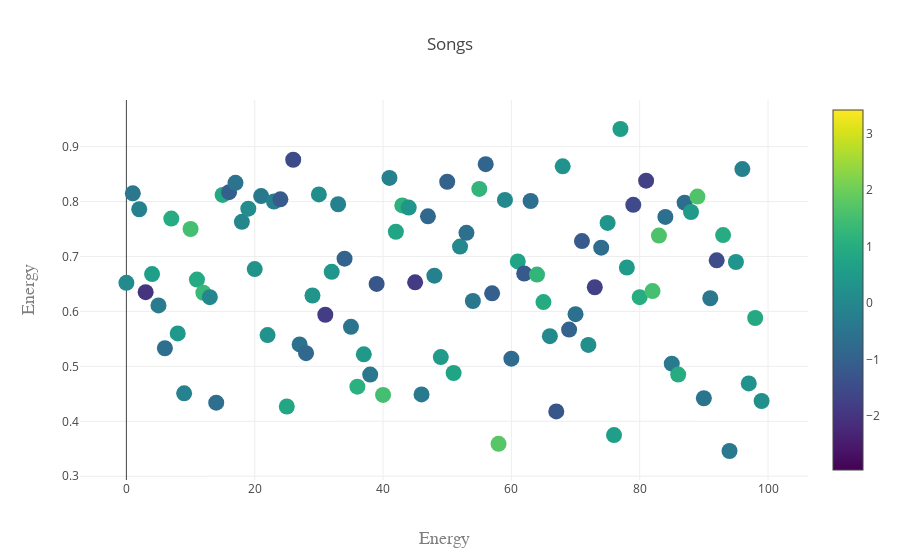

Source (notebook cell):
### Code cell
trace1 = go.Scatter(
    y = df_transform.energy,
    mode='markers',
    marker=dict(
        size=16,
        color = np.random.randn(500), #set color equal to a variable
        colorscale='Viridis',
        showscale=True
    )
)
data = [trace1]
layout = go.Layout(
    title='Songs',
    xaxis=dict(
        title='Energy',
        titlefont=dict(
            family='Courier New, monospace',
            size=18,
            color='#7f7f7f'
        )
    ),
    yaxis=dict(
        title='Energy',
        titlefont=dict(
            family='Courier New, monospace',
            size=18,
            color='#7f7f7f'
        )
    )
)
fig = go.Figure(data=data, layout=layout)


iplot(fig, filename='scatter-plot-with-colorscale')

### Figure 1 — Plotly figure (JSON) as saved in the notebook; plotly's stock layout.template omitted (floating-point values rounded to 4 significant figures; data arrays with more than 128 entries replaced by an {"elided": "..."} marker saying what was removed)
{"data": [{"marker": {"color": {"elided": "500 float values"}, "colorscale": "Viridis", "showscale": true, "size": 16}, "mode": "markers", "type": "scatter", "uid": "f40aa6f4-ab20-11e8-8b17-9a0015cd93e0", "y": [0.652, 0.815, 0.786, 0.635, 0.668, 0.611, 0.533, 0.769, 0.56, 0.451, 0.75, 0.658, 0.634, 0.626, 0.434, 0.812, 0.817, 0.834, 0.763, 0.787, 0.677, 0.81, 0.557, 0.8, 0.804, 0.427, 0.876, 0.54, 0.524, 0.629, 0.813, 0.594, 0.672, 0.795, 0.696, 0.572, 0.463, 0.522, 0.485, 0.65, 0.448, 0.843, 0.745, 0.793, 0.789, 0.653, 0.449, 0.773, 0.665, 0.517, 0.836, 0.488, 0.718, 0.743, 0.619, 0.823, 0.868, 0.633, 0.359, 0.803, 0.514, 0.691, 0.669, 0.801, 0.667, 0.617, 0.555, 0.418, 0.864, 0.567, 0.595, 0.728, 0.539, 0.644, 0.716, 0.761, 0.375, 0.932, 0.68, 0.794, 0.626, 0.838, 0.637, 0.738, 0.772, 0.505, 0.485, 0.798, 0.781, 0.809, 0.442, 0.624, 0.693, 0.739, 0.346, 0.69, 0.859, 0.469, 0.588, 0.437]}], "layout": {"title": "Songs", "xaxis": {"title": "Energy", "titlefont": {"color": "#7f7f7f", "family": "Courier New, monospace", "size": 18}}, "yaxis": {"title": "Energy", "titlefont": {"color": "#7f7f7f", "family": "Courier New, monospace", "size": 18}}}}
